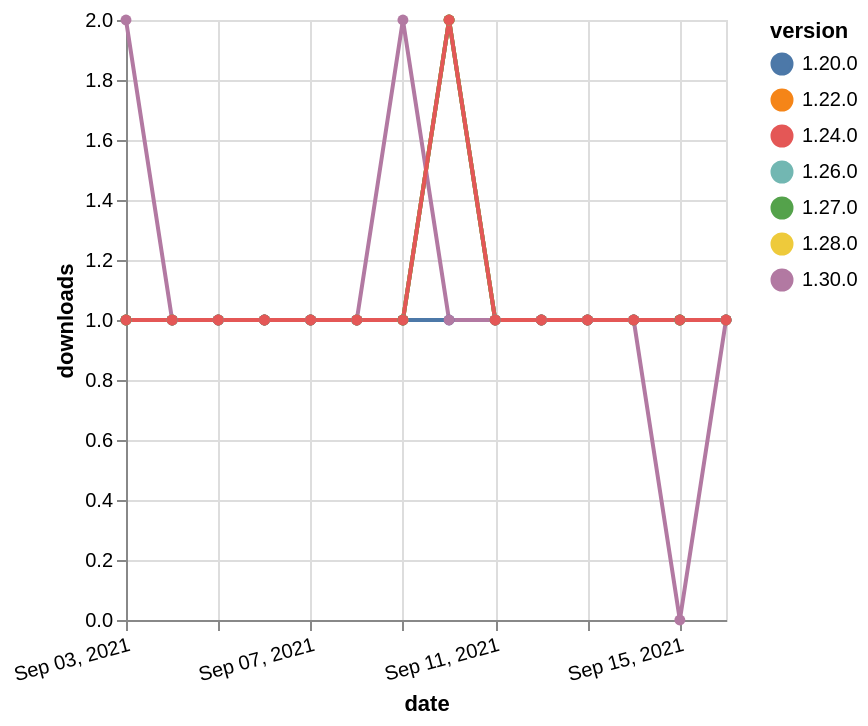

Vega-Lite specification for this chart:
### Vega-Lite specification from a JSON file in a GitHub repository (floating-point values rounded to 4 significant figures)
{"$schema": "https://vega.github.io/schema/vega-lite/v5.json", "description": "A simple bar chart with embedded data.", "data": {"values": [{"date": "2021-09-03", "total": 279, "delta": 1, "version": "1.22.0"}, {"date": "2021-09-04", "total": 280, "delta": 1, "version": "1.22.0"}, {"date": "2021-09-05", "total": 281, "delta": 1, "version": "1.22.0"}, {"date": "2021-09-06", "total": 282, "delta": 1, "version": "1.22.0"}, {"date": "2021-09-07", "total": 283, "delta": 1, "version": "1.22.0"}, {"date": "2021-09-08", "total": 284, "delta": 1, "version": "1.22.0"}, {"date": "2021-09-09", "total": 285, "delta": 1, "version": "1.22.0"}, {"date": "2021-09-10", "total": 287, "delta": 2, "version": "1.22.0"}, {"date": "2021-09-11", "total": 288, "delta": 1, "version": "1.22.0"}, {"date": "2021-09-12", "total": 289, "delta": 1, "version": "1.22.0"}, {"date": "2021-09-13", "total": 290, "delta": 1, "version": "1.22.0"}, {"date": "2021-09-14", "total": 291, "delta": 1, "version": "1.22.0"}, {"date": "2021-09-15", "total": 292, "delta": 1, "version": "1.22.0"}, {"date": "2021-09-16", "total": 293, "delta": 1, "version": "1.22.0"}, {"date": "2021-09-03", "total": 158, "delta": 1, "version": "1.28.0"}, {"date": "2021-09-04", "total": 159, "delta": 1, "version": "1.28.0"}, {"date": "2021-09-05", "total": 160, "delta": 1, "version": "1.28.0"}, {"date": "2021-09-06", "total": 161, "delta": 1, "version": "1.28.0"}, {"date": "2021-09-07", "total": 162, "delta": 1, "version": "1.28.0"}, {"date": "2021-09-08", "total": 163, "delta": 1, "version": "1.28.0"}, {"date": "2021-09-09", "total": 164, "delta": 1, "version": "1.28.0"}, {"date": "2021-09-10", "total": 166, "delta": 2, "version": "1.28.0"}, {"date": "2021-09-11", "total": 167, "delta": 1, "version": "1.28.0"}, {"date": "2021-09-12", "total": 168, "delta": 1, "version": "1.28.0"}, {"date": "2021-09-13", "total": 169, "delta": 1, "version": "1.28.0"}, {"date": "2021-09-14", "total": 170, "delta": 1, "version": "1.28.0"}, {"date": "2021-09-15", "total": 171, "delta": 1, "version": "1.28.0"}, {"date": "2021-09-16", "total": 172, "delta": 1, "version": "1.28.0"}, {"date": "2021-09-03", "total": 146, "delta": 1, "version": "1.26.0"}, {"date": "2021-09-04", "total": 147, "delta": 1, "version": "1.26.0"}, {"date": "2021-09-05", "total": 148, "delta": 1, "version": "1.26.0"}, {"date": "2021-09-06", "total": 149, "delta": 1, "version": "1.26.0"}, {"date": "2021-09-07", "total": 150, "delta": 1, "version": "1.26.0"}, {"date": "2021-09-08", "total": 151, "delta": 1, "version": "1.26.0"}, {"date": "2021-09-09", "total": 152, "delta": 1, "version": "1.26.0"}, {"date": "2021-09-10", "total": 154, "delta": 2, "version": "1.26.0"}, {"date": "2021-09-11", "total": 155, "delta": 1, "version": "1.26.0"}, {"date": "2021-09-12", "total": 156, "delta": 1, "version": "1.26.0"}, {"date": "2021-09-13", "total": 157, "delta": 1, "version": "1.26.0"}, {"date": "2021-09-14", "total": 158, "delta": 1, "version": "1.26.0"}, {"date": "2021-09-15", "total": 159, "delta": 1, "version": "1.26.0"}, {"date": "2021-09-16", "total": 160, "delta": 1, "version": "1.26.0"}, {"date": "2021-09-03", "total": 215, "delta": 1, "version": "1.20.0"}, {"date": "2021-09-04", "total": 216, "delta": 1, "version": "1.20.0"}, {"date": "2021-09-05", "total": 217, "delta": 1, "version": "1.20.0"}, {"date": "2021-09-06", "total": 218, "delta": 1, "version": "1.20.0"}, {"date": "2021-09-07", "total": 219, "delta": 1, "version": "1.20.0"}, {"date": "2021-09-08", "total": 220, "delta": 1, "version": "1.20.0"}, {"date": "2021-09-09", "total": 221, "delta": 1, "version": "1.20.0"}, {"date": "2021-09-10", "total": 222, "delta": 1, "version": "1.20.0"}, {"date": "2021-09-11", "total": 223, "delta": 1, "version": "1.20.0"}, {"date": "2021-09-12", "total": 224, "delta": 1, "version": "1.20.0"}, {"date": "2021-09-13", "total": 225, "delta": 1, "version": "1.20.0"}, {"date": "2021-09-14", "total": 226, "delta": 1, "version": "1.20.0"}, {"date": "2021-09-15", "total": 227, "delta": 1, "version": "1.20.0"}, {"date": "2021-09-16", "total": 228, "delta": 1, "version": "1.20.0"}, {"date": "2021-09-03", "total": 134, "delta": 1, "version": "1.27.0"}, {"date": "2021-09-04", "total": 135, "delta": 1, "version": "1.27.0"}, {"date": "2021-09-05", "total": 136, "delta": 1, "version": "1.27.0"}, {"date": "2021-09-06", "total": 137, "delta": 1, "version": "1.27.0"}, {"date": "2021-09-07", "total": 138, "delta": 1, "version": "1.27.0"}, {"date": "2021-09-08", "total": 139, "delta": 1, "version": "1.27.0"}, {"date": "2021-09-09", "total": 140, "delta": 1, "version": "1.27.0"}, {"date": "2021-09-10", "total": 142, "delta": 2, "version": "1.27.0"}, {"date": "2021-09-11", "total": 143, "delta": 1, "version": "1.27.0"}, {"date": "2021-09-12", "total": 144, "delta": 1, "version": "1.27.0"}, {"date": "2021-09-13", "total": 145, "delta": 1, "version": "1.27.0"}, {"date": "2021-09-14", "total": 146, "delta": 1, "version": "1.27.0"}, {"date": "2021-09-15", "total": 147, "delta": 1, "version": "1.27.0"}, {"date": "2021-09-16", "total": 148, "delta": 1, "version": "1.27.0"}, {"date": "2021-09-03", "total": 115, "delta": 2, "version": "1.30.0"}, {"date": "2021-09-04", "total": 116, "delta": 1, "version": "1.30.0"}, {"date": "2021-09-05", "total": 117, "delta": 1, "version": "1.30.0"}, {"date": "2021-09-06", "total": 118, "delta": 1, "version": "1.30.0"}, {"date": "2021-09-07", "total": 119, "delta": 1, "version": "1.30.0"}, {"date": "2021-09-08", "total": 120, "delta": 1, "version": "1.30.0"}, {"date": "2021-09-09", "total": 122, "delta": 2, "version": "1.30.0"}, {"date": "2021-09-10", "total": 123, "delta": 1, "version": "1.30.0"}, {"date": "2021-09-11", "total": 124, "delta": 1, "version": "1.30.0"}, {"date": "2021-09-12", "total": 125, "delta": 1, "version": "1.30.0"}, {"date": "2021-09-13", "total": 126, "delta": 1, "version": "1.30.0"}, {"date": "2021-09-14", "total": 127, "delta": 1, "version": "1.30.0"}, {"date": "2021-09-15", "total": 127, "delta": 0, "version": "1.30.0"}, {"date": "2021-09-16", "total": 128, "delta": 1, "version": "1.30.0"}, {"date": "2021-09-03", "total": 167, "delta": 1, "version": "1.24.0"}, {"date": "2021-09-04", "total": 168, "delta": 1, "version": "1.24.0"}, {"date": "2021-09-05", "total": 169, "delta": 1, "version": "1.24.0"}, {"date": "2021-09-06", "total": 170, "delta": 1, "version": "1.24.0"}, {"date": "2021-09-07", "total": 171, "delta": 1, "version": "1.24.0"}, {"date": "2021-09-08", "total": 172, "delta": 1, "version": "1.24.0"}, {"date": "2021-09-09", "total": 173, "delta": 1, "version": "1.24.0"}, {"date": "2021-09-10", "total": 175, "delta": 2, "version": "1.24.0"}, {"date": "2021-09-11", "total": 176, "delta": 1, "version": "1.24.0"}, {"date": "2021-09-12", "total": 177, "delta": 1, "version": "1.24.0"}, {"date": "2021-09-13", "total": 178, "delta": 1, "version": "1.24.0"}, {"date": "2021-09-14", "total": 179, "delta": 1, "version": "1.24.0"}, {"date": "2021-09-15", "total": 180, "delta": 1, "version": "1.24.0"}, {"date": "2021-09-16", "total": 181, "delta": 1, "version": "1.24.0"}]}, "width": "container", "mark": {"type": "line", "point": {"filled": true}}, "encoding": {"x": {"field": "date", "type": "temporal", "timeUnit": "yearmonthdate", "title": "date", "axis": {"labelAngle": -15}}, "y": {"field": "delta", "type": "quantitative", "title": "downloads"}, "color": {"field": "version", "type": "nominal"}, "tooltip": {"field": "delta"}}}
